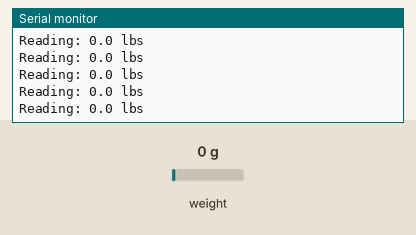
This sketch was run on a simulated Arduino Uno, built with avr-gcc and run on an emulated ATmega328P. On the bench: the last lines printed to the serial monitor. The inputs (shaded band) are chosen by the test bench; at power-on: weight on the scale 0 g.

Above: at 2.2 s.
2.3 s: weight on the scale set to 100 g
At 2.32 s:
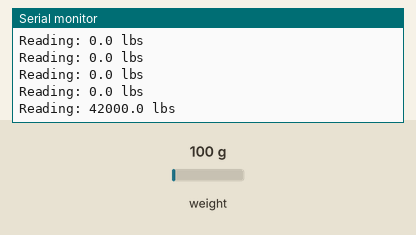
5.3 s: weight on the scale set to 1250 g
At 5.35 s:
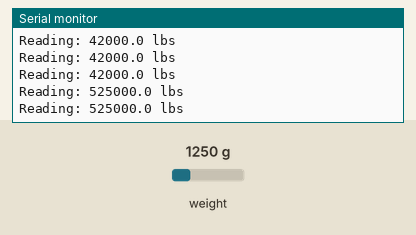
Timing chart, 0 to 8.3 s (numbered marks = the images above; inputs shaded):
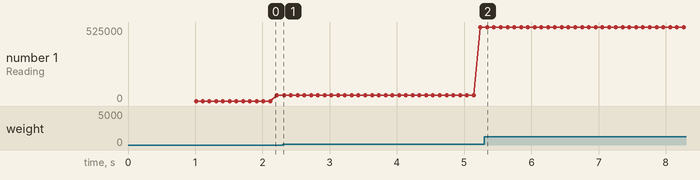

The sketch:

HX711.ino
```cpp
#include "HX711.h"

#define LOADCELL_DOUT_PIN  3
#define LOADCELL_SCK_PIN  2

HX711 scale;

void setup() {
  Serial.begin(9600);
  Serial.println("HX711 scale demo");

  scale.begin(LOADCELL_DOUT_PIN, LOADCELL_SCK_PIN);
  scale.tare(); //Assuming there is no weight on the scale at start up, reset the scale to 0

  Serial.println("Readings:");
}

void loop() {
  Serial.print("Reading: ");
  Serial.print(scale.get_units(), 1); //scale.get_units() returns a float
  Serial.print(" lbs"); //You can change this to kg but you'll need to refactor the calibration_factor
  Serial.println();
}
```

Measured:
- after the input at 5.3 s, the serial monitor: prints a new line at once (image 2)
- plotted number 1: 42000 → 525000 after the input at 2.3 s
